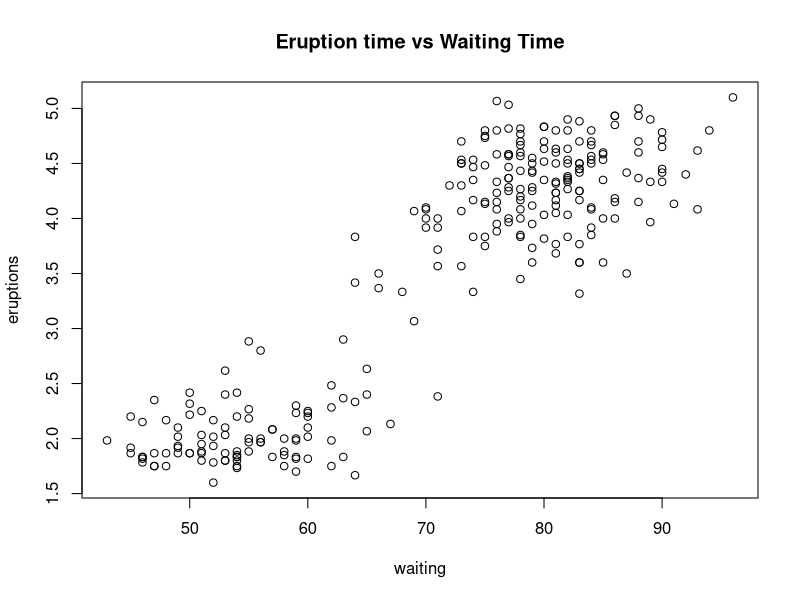
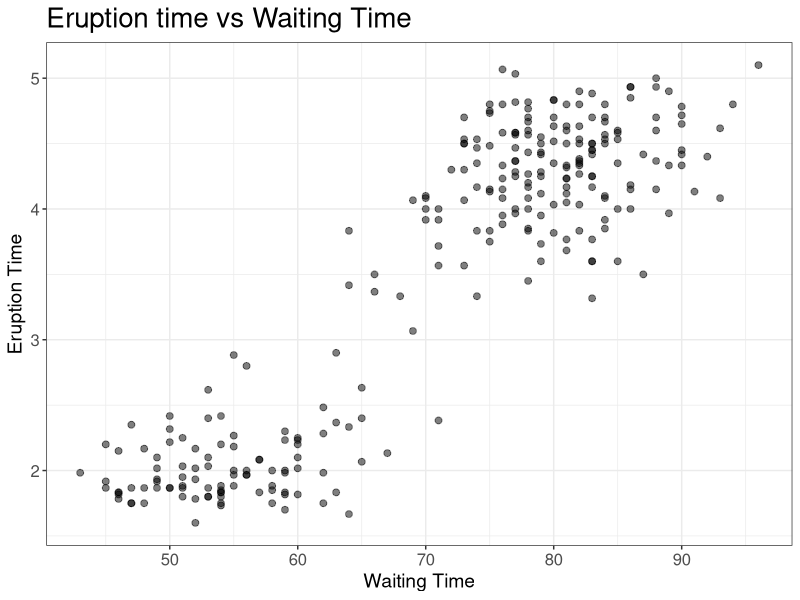

Generate these figures, in order, with R:
# 
# Title:    Base vs ggplot plots
# Purpose:  (Analytics Blog) comparing base scatter plot to ggplot scatter plot
# Author:   Billy Caughey
# Date:     2020.01.19 - Initial build
# 

##### Libraries #####

library(tidyverse)
library(ggplot2)

##### Bring in the data #####

data("faithful")

##### Base Plot #####
names(faithful)
with(faithful, plot(x = waiting, y = eruptions))
title("Eruption time vs Waiting Time")

##### ggplot - with a few options #####
faithful %>%
    ggplot(aes(x = waiting, y = eruptions)) +
    geom_point(alpha = 0.5, size = 2) +
    ggtitle("Eruption time vs Waiting Time") +
    labs(x = "Waiting Time",
         y = "Eruption Time") +
    theme_bw() +
    theme(axis.title.x = element_text(size = 14),
          axis.text.x = element_text(size = 12),
          axis.title.y = element_text(size = 14),
          axis.text.y = element_text(size = 12),
          plot.title = element_text(size = 20)) 

